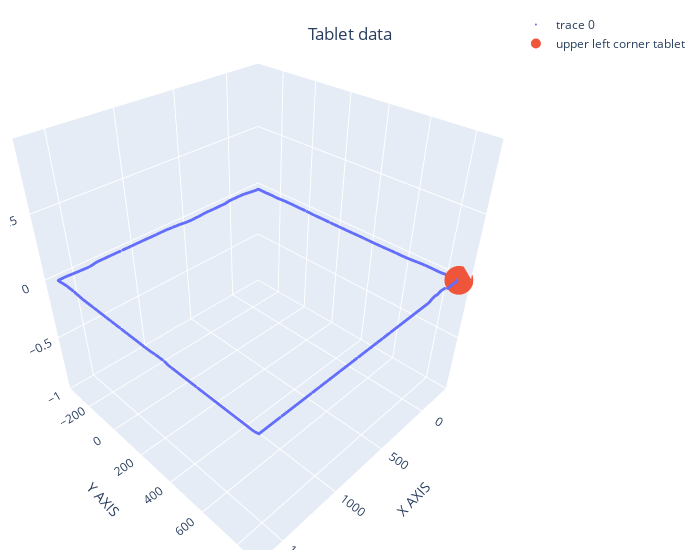

The cell this chart's notebook holds for it:
### Code cell
interactive_3d_plot_tab(df)

### Figure 1 — Plotly figure (JSON) as saved in the notebook; plotly's stock layout.template omitted (floating-point values rounded to 4 significant figures; data arrays with more than 128 entries replaced by an {"elided": "..."} marker saying what was removed)
{"data": [{"marker": {"size": 1}, "mode": "markers", "type": "scatter3d", "x": {"elided": "1328 float values"}, "y": {"elided": "1328 float values"}, "z": {"elided": "1328 int values"}}, {"marker": {"size": 10}, "mode": "markers", "name": "upper left corner tablet", "type": "scatter3d", "x": [-269.6], "y": [871.6], "z": [0]}], "layout": {"margin": {"b": 10, "l": 10, "r": 20, "t": 10}, "scene": {"xaxis": {"title": {"text": "X AXIS"}}, "yaxis": {"title": {"text": "Y AXIS"}}, "zaxis": {"title": {"text": "Z AXIS"}}}, "title": {"text": "Tablet data", "x": 0.5, "xanchor": "center", "y": 0.95, "yanchor": "top"}, "width": 700}}
